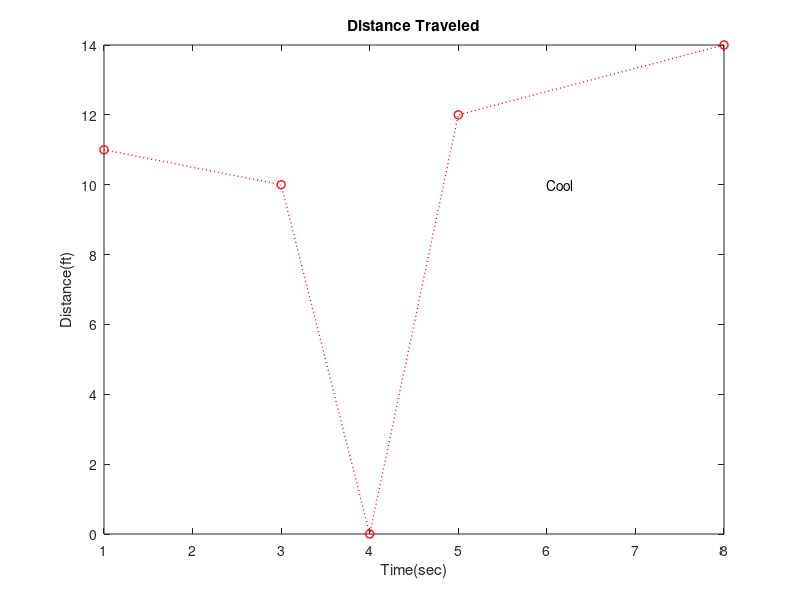

The MATLAB source for this figure: (Note: this script raises an error after producing the figure.)
%% Chapter 5 Review

%% The plot() Command

%{
plot(x, y) with x and y being vectors with the same number of elements
- First vector = horizontal axis, second vector = vertical axis
- If plot(y), the figure shows a plot of the inputted values vs [1,2,3,...]
- Defaults: both axes are linear, lines connecting dots, and blue graph

Formatting the plot command:
- plot(x, y, 'line specifiers', 'PropertyName', 'PropertyValue')
- Line specifiers are optional and define line style and marker types.
  Typed as strings with specifiers in any order.
- Line styles:
    - (-) solid (default)
    - (--) dashed
    - (:) dotted
    - (-.) dash-dotted
- Line colors: r (red), g (green), b (blue), c (cyan), m (magenta), y
               (yellow), b (black), w (white)
- Marker types: + (plus), o (circle), * (asterisk), p (point), x (cross),
                ^ (triangle up), v (triangle down), s (square), d
                (diamond), < (triangle left), > (triangle right) p 
                (five-pointed star), h (six-pointed star)
- Properties: LineWidth, MarkerSize, MarkerEdgeColor, MarkerFaceColor
%}
x = -2:0.1:2; y = x .^ 2;
plot(x, y, ':mp', 'LineWidth', 2, 'markersize', 12, ...
    'MarkerEdgeColor', 'k', 'MarkerFaceColor', 'c');

%% The fplot() Command

%{
fplot(function, [limits], 'line specifiers') (does not require vectors)
- function: must be typed in the form @(x) f(x)
    - using element-by-element operations
    - can use built-in MATLAB or user-defined functions (more in Ch. 7)
    - can be a function of any letter
- limits: specify the domains of x ([xmin, xmax])
- line specifiers: same as the plot() command
%}

fplot(@(x) x.^2, [-2 2], 'LineWidth', 2);

%% Plotting Multiple Graphs in Same Plot

%{
Using the plot() command:
- plot(x, y, u, v, t, h), each set of pairs can be of different size
- Can place line specifiers after each pairing

Using the hold on / hold off commands:
- Create the first graph with plot/fplot
- Type hold on
- Create the remaining plots
- Type hold off
%}

hold on
fplot(@(x) 9*x .^2 -26, [-2 4], '--b', 'LineWidth', 2);
x= -2:0.01:4;
y2p= 18 * x;
plot(x, y2p, '-.r', 'linewidth', 2)
hold off

%% Formatting a Plot

%{
- xlabel('x-axis text') - writes a label below the horizontal axis
- ylabel('y-axis text') - writes a label below the vertical axis
- title('Title text')   - writes a title above the plot
- text(x, y, 'text')    - places some text with first character at (x, y)
- legend('text1', 'text2', ..., 'Location', 'pos') -  writes a legend for
  each set in the plot; shows a sample of the line type for each graph this
  plotted. The default position is the upper right-hand corner. Options:
    - NE, NW, SE, SW, B (least interference), BO (least unused space
      outside the plot)
%}

x=[1 3 4 5 8]; y=[11 10 0 12 14];
plot(x, y, ':ro', 'linewidth', 1);
xlabel('Time(sec)');
ylabel('Distance(ft)');
title('Distance Traveled');
text(6,10,'Cool');
legend('Distance', 'Location', 'SE');

%{
Text modifiers - placed inside text string affecting text appearance:
- \bf (bold font), \it (italic) \rm (normal)
- \fontname{fontname}, \fontsize{fontsize}

Subscripts and Superscripts:
- Use _ and ^ symbols respectively. Several characters can be typed inside
  {} (e.g. 'e^{-4 * t}')

Greek characters: can be included by typing \letterName within strings.

Examples:

title('\it What You Should Never See');
title('What You Should{\it Never} See');
title('\fontname{Old English Text MT} My Name is Robin Hood');
title('{\fontname{Old English Text MT}Robin Hood} was here');
xlabel('H_2O');
ylabel('e^{-k*sin(x)}');
title('Standard deviation (\sigma) of resistance in M\Omega');
%}

%{
Formatting the Axes on a Plot:

axis command:
- axis([xmin, xmax, ymin, ymax]), axis equal, axis square, axis tight

grid command:
- grid on, grid off
%}
axis([-1 9 -4 18]);
grid on;

%% Plots with Logarithmic Axes

%{
semilogy(x, y)  - log10 scale for y and linear for x
semilogx(x, y)  - linear scale for y and log10 scale for x
loglog(x, y)    - both axes in log10 scale

Notes:
- Can use line specifiers and property names like the plot() command
- All data must be larger than 0 (otherwise, undefined)
%}

%% Plots with Error Bars and Special Graphics

%{
Other specialized plots, such as error bar, stairs, stem, pie, etc.
Pages 150 – 153 of the textbook for more information.
%}

%% Histograms

%{
histogram(X) where X is a vector of data/values
- Automatic binning algorithm, returns bins of uniform width over X range.
- Each bin is a vertical bar; left & right are ranges of the bin, the
  height is the number of data points in the bin

Other forms of the histogram command
- histogram(X, nbins)   - MATLAB divides the range into equally-sized bins
- histogram(X, edges)   - edges is a vector that specifies the endpoints of 
                          each bin
- h = histogram(___)    - Creates a histogram and assigns it to a variable.
                          Can then view/modify properties with h.property.


%}

x = rand(10000, 1);
histogram(x);

h = histogram(x);
disp(h.Values);
disp(h.BinEdges);
h.BinWidth = 1;
h.FaceColor = 'magenta';
h.EdgeColor = 'none';

%% Polar Plots

%{
polar(theta, radius, 'line specifiers'), where theta is a vector of angles
in radians, radius is a vector of the radius (same size), and the line
specifiers are the same as in the plot() command.
%}

th = linspace(0, 2 * pi, 200);
r = 3 * cos(0.5 * th).^2 + th;
polarplot(th, r, '-r');

%% Putting Multiple Plots on the Same Page

%{
subplot(m, n, p), where m is rows, n is columns, and p is the position
- Subplots are numbered left to right, top to bottom
- If it does not exist, MATLAB creates the figure, places it in position p,
  and leaves the rest blank.
%}

subplot(3, 1, 1);
th=linspace(0, 2*pi, 200);
r=3*cos(0.5 * th).^2 + th;
polarplot(th, r, '-r');
subplot(3, 1, 2);
plot([1 3 5], [11 10 16], '.-');
subplot(3, 1, 3);
fplot(@(x) sin(x), [0 2*pi],'m');

%% Multiple Figure Windows

%{
- figure or figure(n) creates a new figure window (or makes the nth window
  the active one if it already exists).
- close or close(n) or close(all) for closing figure windows.
%}

figure, figure, figure, figure(10);
figure(2), fplot(@(x) exp(-0.2 * x) .* cos(x), [0 10]);
